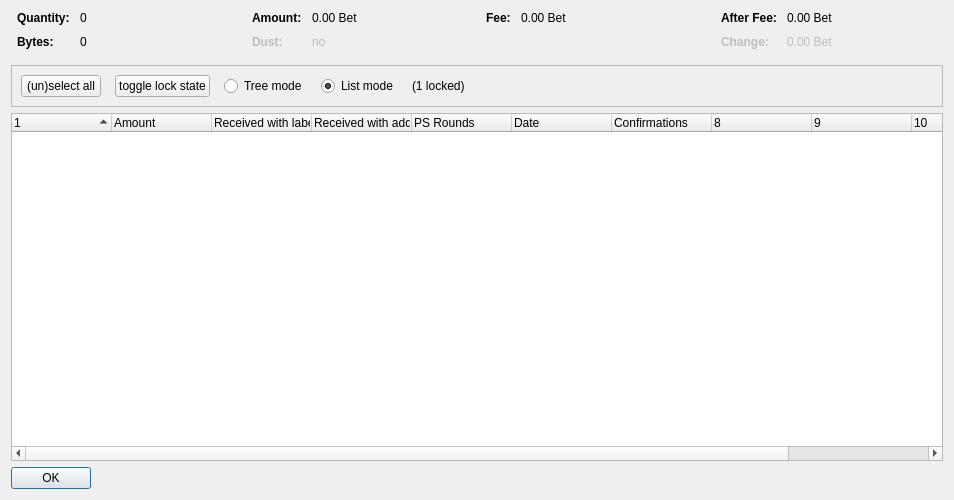
<?xml version="1.0" encoding="UTF-8"?>
<ui version="4.0">
 <class>CoinControlDialog</class>
 <widget class="QDialog" name="CoinControlDialog">
  <property name="geometry">
   <rect>
    <x>0</x>
    <y>0</y>
    <width>954</width>
    <height>500</height>
   </rect>
  </property>
  <property name="windowTitle">
   <string>Coin Selection</string>
  </property>
  <layout class="QVBoxLayout" name="verticalLayout">
   <item>
    <layout class="QHBoxLayout" name="horizontalLayoutTop" stretch="0,0,0,0">
     <property name="topMargin">
      <number>0</number>
     </property>
     <property name="bottomMargin">
      <number>10</number>
     </property>
     <item>
      <layout class="QFormLayout" name="formLayoutCoinControl1">
       <property name="horizontalSpacing">
        <number>10</number>
       </property>
       <property name="verticalSpacing">
        <number>10</number>
       </property>
       <property name="leftMargin">
        <number>6</number>
       </property>
       <property name="rightMargin">
        <number>6</number>
       </property>
       <item row="0" column="0">
        <widget class="QLabel" name="labelCoinControlQuantityText">
         <property name="font">
          <font>
           <weight>75</weight>
           <bold>true</bold>
          </font>
         </property>
         <property name="text">
          <string>Quantity:</string>
         </property>
        </widget>
       </item>
       <item row="0" column="1">
        <widget class="QLabel" name="labelCoinControlQuantity">
         <property name="cursor">
          <cursorShape>IBeamCursor</cursorShape>
         </property>
         <property name="contextMenuPolicy">
          <enum>Qt::ActionsContextMenu</enum>
         </property>
         <property name="text">
          <string notr="true">0</string>
         </property>
         <property name="textInteractionFlags">
          <set>Qt::LinksAccessibleByMouse|Qt::TextSelectableByKeyboard|Qt::TextSelectableByMouse</set>
         </property>
        </widget>
       </item>
       <item row="1" column="0">
        <widget class="QLabel" name="labelCoinControlBytesText">
         <property name="font">
          <font>
           <weight>75</weight>
           <bold>true</bold>
          </font>
         </property>
         <property name="text">
          <string>Bytes:</string>
         </property>
        </widget>
       </item>
       <item row="1" column="1">
        <widget class="QLabel" name="labelCoinControlBytes">
         <property name="cursor">
          <cursorShape>IBeamCursor</cursorShape>
         </property>
         <property name="contextMenuPolicy">
          <enum>Qt::ActionsContextMenu</enum>
         </property>
         <property name="text">
          <string notr="true">0</string>
         </property>
         <property name="textInteractionFlags">
          <set>Qt::LinksAccessibleByMouse|Qt::TextSelectableByKeyboard|Qt::TextSelectableByMouse</set>
         </property>
        </widget>
       </item>
      </layout>
     </item>
     <item>
      <layout class="QFormLayout" name="formLayoutCoinControl2">
       <property name="horizontalSpacing">
        <number>10</number>
       </property>
       <property name="verticalSpacing">
        <number>10</number>
       </property>
       <property name="leftMargin">
        <number>6</number>
       </property>
       <property name="rightMargin">
        <number>6</number>
       </property>
       <item row="0" column="0">
        <widget class="QLabel" name="labelCoinControlAmountText">
         <property name="font">
          <font>
           <weight>75</weight>
           <bold>true</bold>
          </font>
         </property>
         <property name="text">
          <string>Amount:</string>
         </property>
        </widget>
       </item>
       <item row="0" column="1">
        <widget class="QLabel" name="labelCoinControlAmount">
         <property name="cursor">
          <cursorShape>IBeamCursor</cursorShape>
         </property>
         <property name="contextMenuPolicy">
          <enum>Qt::ActionsContextMenu</enum>
         </property>
         <property name="text">
          <string notr="true">0.00 Bet</string>
         </property>
         <property name="textInteractionFlags">
          <set>Qt::LinksAccessibleByMouse|Qt::TextSelectableByKeyboard|Qt::TextSelectableByMouse</set>
         </property>
        </widget>
       </item>
       <item row="1" column="0">
        <widget class="QLabel" name="labelCoinControlLowOutputText">
         <property name="enabled">
          <bool>false</bool>
         </property>
         <property name="font">
          <font>
           <weight>75</weight>
           <bold>true</bold>
          </font>
         </property>
         <property name="text">
          <string>Dust:</string>
         </property>
        </widget>
       </item>
       <item row="1" column="1">
        <widget class="QLabel" name="labelCoinControlLowOutput">
         <property name="enabled">
          <bool>false</bool>
         </property>
         <property name="cursor">
          <cursorShape>IBeamCursor</cursorShape>
         </property>
         <property name="contextMenuPolicy">
          <enum>Qt::ActionsContextMenu</enum>
         </property>
         <property name="text">
          <string notr="true">no</string>
         </property>
         <property name="textInteractionFlags">
          <set>Qt::LinksAccessibleByMouse|Qt::TextSelectableByKeyboard|Qt::TextSelectableByMouse</set>
         </property>
        </widget>
       </item>
      </layout>
     </item>
     <item>
      <layout class="QFormLayout" name="formLayoutCoinControl3">
       <property name="horizontalSpacing">
        <number>10</number>
       </property>
       <property name="verticalSpacing">
        <number>10</number>
       </property>
       <property name="leftMargin">
        <number>6</number>
       </property>
       <property name="rightMargin">
        <number>6</number>
       </property>
       <item row="0" column="0">
        <widget class="QLabel" name="labelCoinControlFeeText">
         <property name="font">
          <font>
           <weight>75</weight>
           <bold>true</bold>
          </font>
         </property>
         <property name="text">
          <string>Fee:</string>
         </property>
        </widget>
       </item>
       <item row="0" column="1">
        <widget class="QLabel" name="labelCoinControlFee">
         <property name="cursor">
          <cursorShape>IBeamCursor</cursorShape>
         </property>
         <property name="contextMenuPolicy">
          <enum>Qt::ActionsContextMenu</enum>
         </property>
         <property name="text">
          <string notr="true">0.00 Bet</string>
         </property>
         <property name="textInteractionFlags">
          <set>Qt::LinksAccessibleByMouse|Qt::TextSelectableByKeyboard|Qt::TextSelectableByMouse</set>
         </property>
        </widget>
       </item>
      </layout>
     </item>
     <item>
      <layout class="QFormLayout" name="formLayoutCoinControl4">
       <property name="horizontalSpacing">
        <number>10</number>
       </property>
       <property name="verticalSpacing">
        <number>10</number>
       </property>
       <property name="leftMargin">
        <number>6</number>
       </property>
       <property name="rightMargin">
        <number>6</number>
       </property>
       <item row="0" column="0">
        <widget class="QLabel" name="labelCoinControlAfterFeeText">
         <property name="font">
          <font>
           <weight>75</weight>
           <bold>true</bold>
          </font>
         </property>
         <property name="text">
          <string>After Fee:</string>
         </property>
        </widget>
       </item>
       <item row="0" column="1">
        <widget class="QLabel" name="labelCoinControlAfterFee">
         <property name="cursor">
          <cursorShape>IBeamCursor</cursorShape>
         </property>
         <property name="contextMenuPolicy">
          <enum>Qt::ActionsContextMenu</enum>
         </property>
         <property name="text">
          <string notr="true">0.00 Bet</string>
         </property>
         <property name="textInteractionFlags">
          <set>Qt::LinksAccessibleByMouse|Qt::TextSelectableByKeyboard|Qt::TextSelectableByMouse</set>
         </property>
        </widget>
       </item>
       <item row="1" column="0">
        <widget class="QLabel" name="labelCoinControlChangeText">
         <property name="enabled">
          <bool>false</bool>
         </property>
         <property name="font">
          <font>
           <weight>75</weight>
           <bold>true</bold>
          </font>
         </property>
         <property name="text">
          <string>Change:</string>
         </property>
        </widget>
       </item>
       <item row="1" column="1">
        <widget class="QLabel" name="labelCoinControlChange">
         <property name="enabled">
          <bool>false</bool>
         </property>
         <property name="cursor">
          <cursorShape>IBeamCursor</cursorShape>
         </property>
         <property name="contextMenuPolicy">
          <enum>Qt::ActionsContextMenu</enum>
         </property>
         <property name="text">
          <string notr="true">0.00 Bet</string>
         </property>
         <property name="textInteractionFlags">
          <set>Qt::LinksAccessibleByMouse|Qt::TextSelectableByKeyboard|Qt::TextSelectableByMouse</set>
         </property>
        </widget>
       </item>
      </layout>
     </item>
    </layout>
   </item>
   <item>
    <widget class="QFrame" name="frame">
     <property name="minimumSize">
      <size>
       <width>0</width>
       <height>40</height>
      </size>
     </property>
     <property name="frameShape">
      <enum>QFrame::StyledPanel</enum>
     </property>
     <property name="frameShadow">
      <enum>QFrame::Sunken</enum>
     </property>
     <layout class="QHBoxLayout" name="horizontalLayout">
      <item>
       <layout class="QHBoxLayout" name="horizontalLayoutPanel" stretch="0,0,0,0,0,0">
        <property name="spacing">
         <number>14</number>
        </property>
        <item>
         <widget class="QPushButton" name="pushButtonSelectAll">
          <property name="sizePolicy">
           <sizepolicy hsizetype="Maximum" vsizetype="Fixed">
            <horstretch>0</horstretch>
            <verstretch>0</verstretch>
           </sizepolicy>
          </property>
          <property name="text">
           <string>(un)select all</string>
          </property>
          <property name="autoDefault">
           <bool>false</bool>
          </property>
         </widget>
        </item>
        <item>
         <widget class="QPushButton" name="pushButtonToggleLock">
          <property name="sizePolicy">
           <sizepolicy hsizetype="Maximum" vsizetype="Fixed">
            <horstretch>0</horstretch>
            <verstretch>0</verstretch>
           </sizepolicy>
          </property>
          <property name="text">
           <string>toggle lock state</string>
          </property>
          <property name="autoDefault">
           <bool>false</bool>
          </property>
         </widget>
        </item>
        <item>
         <widget class="QRadioButton" name="radioTreeMode">
          <property name="sizePolicy">
           <sizepolicy hsizetype="Maximum" vsizetype="Fixed">
            <horstretch>0</horstretch>
            <verstretch>0</verstretch>
           </sizepolicy>
          </property>
          <property name="text">
           <string>Tree mode</string>
          </property>
         </widget>
        </item>
        <item>
         <widget class="QRadioButton" name="radioListMode">
          <property name="sizePolicy">
           <sizepolicy hsizetype="Maximum" vsizetype="Fixed">
            <horstretch>0</horstretch>
            <verstretch>0</verstretch>
           </sizepolicy>
          </property>
          <property name="text">
           <string>List mode</string>
          </property>
          <property name="checked">
           <bool>true</bool>
          </property>
         </widget>
        </item>
        <item>
         <widget class="QLabel" name="labelLocked">
          <property name="text">
           <string>(1 locked)</string>
          </property>
         </widget>
        </item>
        <item>
         <spacer name="horizontalSpacer">
          <property name="orientation">
           <enum>Qt::Horizontal</enum>
          </property>
          <property name="sizeHint" stdset="0">
           <size>
            <width>40</width>
            <height>20</height>
           </size>
          </property>
         </spacer>
        </item>
       </layout>
      </item>
     </layout>
    </widget>
   </item>
   <item>
    <widget class="CoinControlTreeWidget" name="treeWidget">
     <property name="contextMenuPolicy">
      <enum>Qt::CustomContextMenu</enum>
     </property>
     <property name="sortingEnabled">
      <bool>false</bool>
     </property>
     <property name="columnCount">
      <number>11</number>
     </property>
     <attribute name="headerShowSortIndicator" stdset="0">
      <bool>true</bool>
     </attribute>
     <attribute name="headerStretchLastSection">
      <bool>false</bool>
     </attribute>
     <column>
      <property name="text">
       <string/>
      </property>
     </column>
     <column>
      <property name="text">
       <string>Amount</string>
      </property>
     </column>
     <column>
      <property name="text">
       <string>Received with label</string>
      </property>
     </column>
     <column>
      <property name="text">
       <string>Received with address</string>
      </property>
     </column>
     <column>
      <property name="text">
       <string>PS Rounds</string>
      </property>
     </column>
     <column>
      <property name="text">
       <string>Date</string>
      </property>
     </column>
     <column>
      <property name="text">
       <string>Confirmations</string>
      </property>
      <property name="toolTip">
       <string>Confirmed</string>
      </property>
     </column>
     <column>
      <property name="text">
       <string/>
      </property>
     </column>
     <column>
      <property name="text">
       <string/>
      </property>
     </column>
     <column>
      <property name="text">
       <string/>
      </property>
     </column>
     <column>
      <property name="text">
       <string/>
      </property>
     </column>
    </widget>
   </item>
   <item>
    <widget class="QDialogButtonBox" name="buttonBox">
     <property name="sizePolicy">
      <sizepolicy hsizetype="Maximum" vsizetype="Fixed">
       <horstretch>0</horstretch>
       <verstretch>0</verstretch>
      </sizepolicy>
     </property>
     <property name="orientation">
      <enum>Qt::Horizontal</enum>
     </property>
     <property name="standardButtons">
      <set>QDialogButtonBox::Ok</set>
     </property>
    </widget>
   </item>
  </layout>
 </widget>
 <customwidgets>
  <customwidget>
   <class>CoinControlTreeWidget</class>
   <extends>QTreeWidget</extends>
   <header>coincontroltreewidget.h</header>
  </customwidget>
 </customwidgets>
 <resources/>
 <connections/>
</ui>
